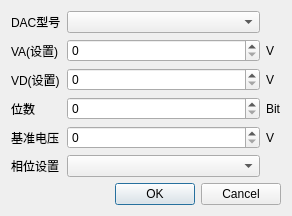
<?xml version="1.0" encoding="UTF-8"?>
<ui version="4.0">
 <class>QDacTypeDialogClass</class>
 <widget class="QDialog" name="QDacTypeDialogClass">
  <property name="geometry">
   <rect>
    <x>0</x>
    <y>0</y>
    <width>292</width>
    <height>199</height>
   </rect>
  </property>
  <property name="windowTitle">
   <string>DAC类型设置</string>
  </property>
  <layout class="QGridLayout" name="gridLayout_2">
   <item row="0" column="0">
    <layout class="QGridLayout" name="gridLayout">
     <item row="0" column="0">
      <widget class="QLabel" name="label">
       <property name="text">
        <string>DAC型号</string>
       </property>
      </widget>
     </item>
     <item row="0" column="1">
      <widget class="QComboBox" name="comboBoxDacType">
       <property name="sizePolicy">
        <sizepolicy hsizetype="Expanding" vsizetype="Fixed">
         <horstretch>0</horstretch>
         <verstretch>0</verstretch>
        </sizepolicy>
       </property>
      </widget>
     </item>
     <item row="1" column="0">
      <widget class="QLabel" name="label_2">
       <property name="text">
        <string>VA(设置)</string>
       </property>
      </widget>
     </item>
     <item row="1" column="1">
      <widget class="QSpinBox" name="spinBoxVa">
       <property name="sizePolicy">
        <sizepolicy hsizetype="Expanding" vsizetype="Fixed">
         <horstretch>0</horstretch>
         <verstretch>0</verstretch>
        </sizepolicy>
       </property>
      </widget>
     </item>
     <item row="1" column="2">
      <widget class="QLabel" name="label_3">
       <property name="sizePolicy">
        <sizepolicy hsizetype="Minimum" vsizetype="Preferred">
         <horstretch>0</horstretch>
         <verstretch>0</verstretch>
        </sizepolicy>
       </property>
       <property name="text">
        <string>V</string>
       </property>
      </widget>
     </item>
     <item row="2" column="0">
      <widget class="QLabel" name="label_4">
       <property name="text">
        <string>VD(设置)</string>
       </property>
      </widget>
     </item>
     <item row="2" column="1">
      <widget class="QSpinBox" name="spinBoxVd">
       <property name="sizePolicy">
        <sizepolicy hsizetype="Expanding" vsizetype="Fixed">
         <horstretch>0</horstretch>
         <verstretch>0</verstretch>
        </sizepolicy>
       </property>
      </widget>
     </item>
     <item row="2" column="2">
      <widget class="QLabel" name="label_8">
       <property name="sizePolicy">
        <sizepolicy hsizetype="Minimum" vsizetype="Preferred">
         <horstretch>0</horstretch>
         <verstretch>0</verstretch>
        </sizepolicy>
       </property>
       <property name="text">
        <string>V</string>
       </property>
      </widget>
     </item>
     <item row="3" column="0">
      <widget class="QLabel" name="label_5">
       <property name="text">
        <string>位数</string>
       </property>
      </widget>
     </item>
     <item row="3" column="1">
      <widget class="QSpinBox" name="spinBoxBitCount">
       <property name="sizePolicy">
        <sizepolicy hsizetype="Expanding" vsizetype="Fixed">
         <horstretch>0</horstretch>
         <verstretch>0</verstretch>
        </sizepolicy>
       </property>
      </widget>
     </item>
     <item row="3" column="2">
      <widget class="QLabel" name="label_9">
       <property name="sizePolicy">
        <sizepolicy hsizetype="Minimum" vsizetype="Preferred">
         <horstretch>0</horstretch>
         <verstretch>0</verstretch>
        </sizepolicy>
       </property>
       <property name="text">
        <string>Bit</string>
       </property>
      </widget>
     </item>
     <item row="4" column="0">
      <widget class="QLabel" name="label_6">
       <property name="text">
        <string>基准电压</string>
       </property>
      </widget>
     </item>
     <item row="4" column="1">
      <widget class="QSpinBox" name="spinBoxRefVolt">
       <property name="sizePolicy">
        <sizepolicy hsizetype="Expanding" vsizetype="Fixed">
         <horstretch>0</horstretch>
         <verstretch>0</verstretch>
        </sizepolicy>
       </property>
      </widget>
     </item>
     <item row="4" column="2">
      <widget class="QLabel" name="label_10">
       <property name="sizePolicy">
        <sizepolicy hsizetype="Minimum" vsizetype="Preferred">
         <horstretch>0</horstretch>
         <verstretch>0</verstretch>
        </sizepolicy>
       </property>
       <property name="text">
        <string>V</string>
       </property>
      </widget>
     </item>
     <item row="5" column="0">
      <widget class="QLabel" name="label_7">
       <property name="text">
        <string>相位设置</string>
       </property>
      </widget>
     </item>
     <item row="5" column="1">
      <widget class="QComboBox" name="comboBoxPhase">
       <property name="sizePolicy">
        <sizepolicy hsizetype="Expanding" vsizetype="Fixed">
         <horstretch>0</horstretch>
         <verstretch>0</verstretch>
        </sizepolicy>
       </property>
      </widget>
     </item>
    </layout>
   </item>
   <item row="1" column="0">
    <widget class="QDialogButtonBox" name="buttonBox">
     <property name="standardButtons">
      <set>QDialogButtonBox::Cancel|QDialogButtonBox::Ok</set>
     </property>
    </widget>
   </item>
  </layout>
 </widget>
 <layoutdefault spacing="6" margin="11"/>
 <resources/>
 <connections>
  <connection>
   <sender>buttonBox</sender>
   <signal>accepted()</signal>
   <receiver>QDacTypeDialogClass</receiver>
   <slot>accept()</slot>
   <hints>
    <hint type="sourcelabel">
     <x>103</x>
     <y>188</y>
    </hint>
    <hint type="destinationlabel">
     <x>77</x>
     <y>94</y>
    </hint>
   </hints>
  </connection>
  <connection>
   <sender>buttonBox</sender>
   <signal>rejected()</signal>
   <receiver>QDacTypeDialogClass</receiver>
   <slot>reject()</slot>
   <hints>
    <hint type="sourcelabel">
     <x>76</x>
     <y>188</y>
    </hint>
    <hint type="destinationlabel">
     <x>59</x>
     <y>94</y>
    </hint>
   </hints>
  </connection>
 </connections>
</ui>
